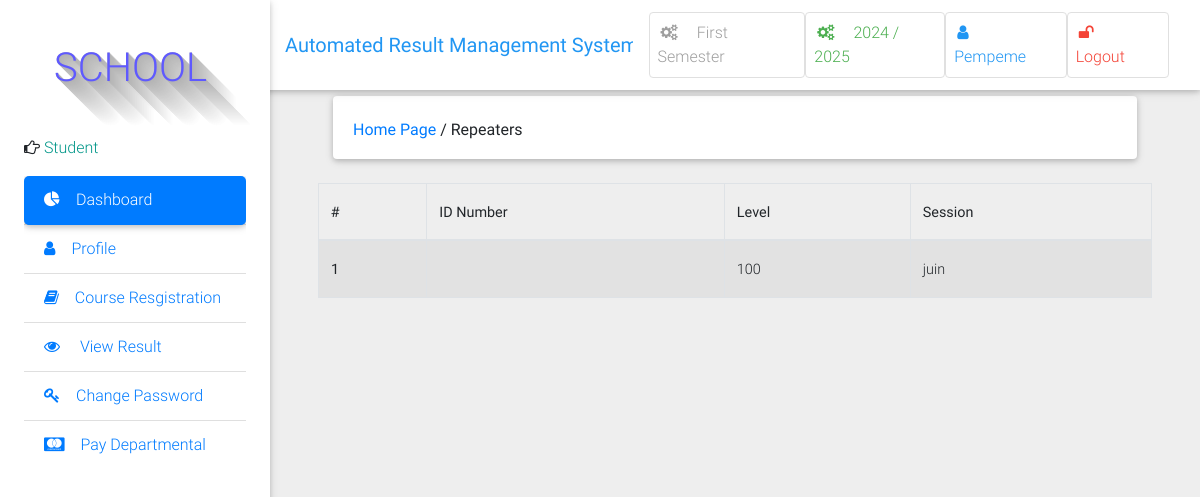
/students/repeat-list/ (signed in), run on an earlier commit of the app's database.
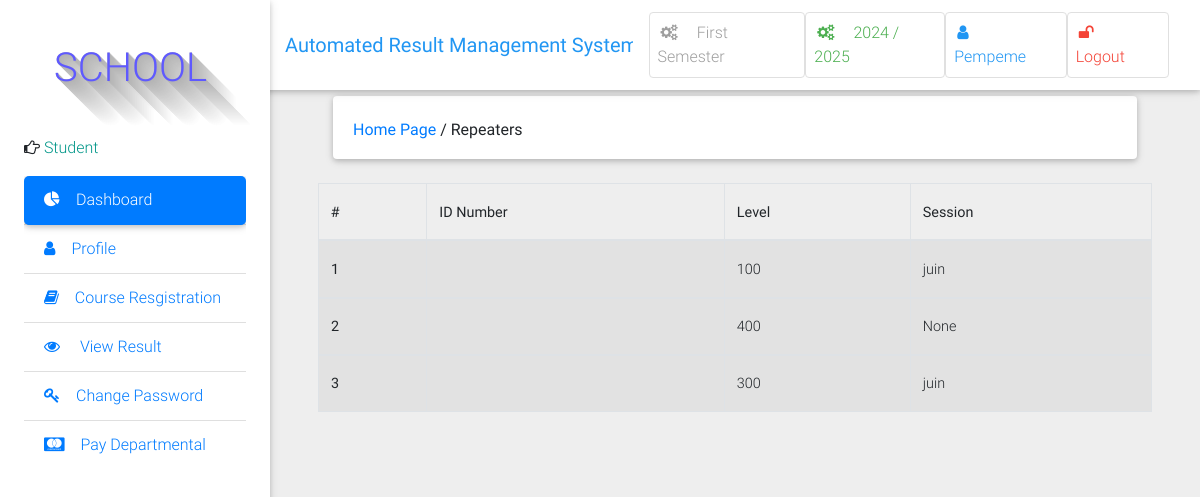
And on a later commit of the database.
### learning/models.py (models this page shows, shortened)
class RepeatingStudent(models.Model):
    student = models.ForeignKey(Student, on_delete=models.CASCADE)
    level = models.CharField(max_length=100, choices=LEVEL)
    session = models.CharField(max_length=100, blank=True, null=True)

### learning/views.py (the view)
# urls.py: path('students/repeat-list/', views.repeat_list, name='repeat_list'),
@login_required
def repeat_list(request):
    students = RepeatingStudent.objects.all()
    return render(request, 'students/repeaters.html', {"students": students})

### learning/context_processors.py (called while the page is built)
def session_processor(request):
    current_session = Session.objects.get(is_current_session=True)
    return {"current_session": current_session}

def semester_processor(request):
    current_semester = Semester.objects.get(is_current_semester=True)
    return {"current_semester": current_semester}

### learning/models.py (called while the page is built)
    def __str__(self):
        return self.session

    def __str__(self):
        return self.semester

### templates/students/repeaters.html (shortened to what this page needs)
{% extends 'base.html' %}
{% block side_bar %}
    {% include 'partial_active_element.html' with active='Dashboard' %}
{% endblock %}
{% block content %}
	<div class="container-fluid mt-5">
            <div class="card mb-4 wow fadeIn">
                <div class="card-body d-sm-flex justify-content-between">
                    <h6 class="mb-2 mb-sm-0 pt-1">
                        <a href="/">Home Page</a>
                        <span>/</span>
                        <span>Repeaters</span>
                    </h6>
                </div>
            </div>
          </div>
  <div class="table-wrapper-scroll-y">
  <table class="table table-bordered table-striped">
                     <thead>
                        <tr>
                          <th scope="col">#</th>
                          <th scope="col">ID Number</th>
                          <th scope="col">Level</th>
                          <th scope="col">Session</th>
                        </tr>
                    </thead>
                {% for student in students %}
                    <tbody>
                        <tr>
                          <th scope="row">{{ forloop.counter }}</th>
                          <td>{{ student.id_number }}</td>
                          <td>{{ student.level }}</td>
                          <td>{{ student.session }}</td>
                        </tr>
                {% endfor %}
                 </table>
            </div>
        <br>
{% endblock %}

What changed in the data, as far as the page shows it:
added RepeatingStudent: level "400", session "None"
added RepeatingStudent: level "300", session "juin"
